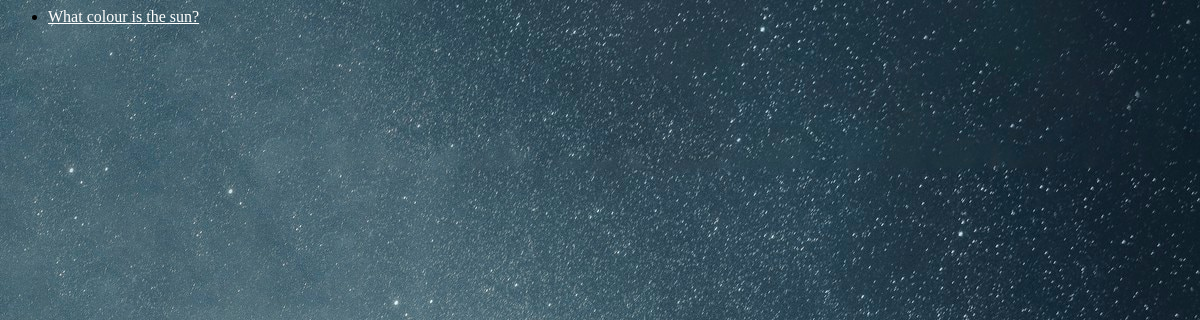
/polls/, run on an earlier commit of the app's database.
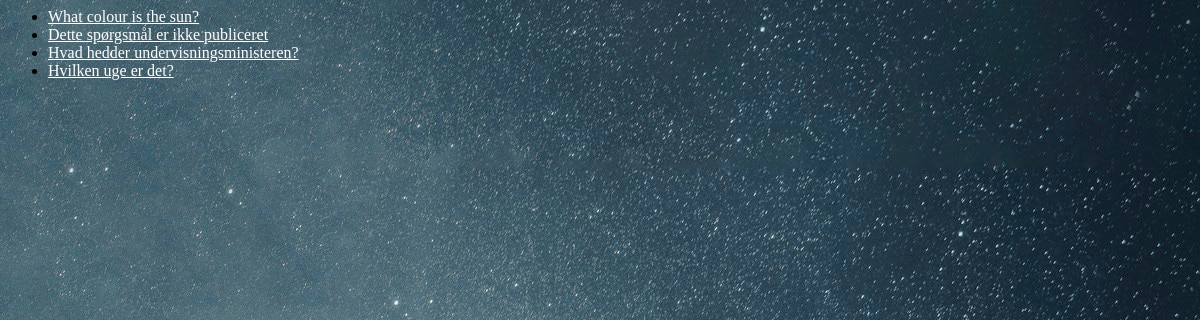
And on a later commit of the database.
### polls/models.py (models this page shows, shortened)
class Question(models.Model):
    question_text = models.CharField(max_length=200)
    pub_date = models.DateTimeField('date published')

### polls/views.py (the view)
# urls.py: path('', views.IndexView.as_view(), name='index'),
class IndexView(generic.ListView):
    template_name = 'polls/index.html'
    context_object_name = 'latest_question_list'
    def get_queryset(self):
        return Question.objects.filter(
            pub_date__lte=timezone.now()
        ).order_by('-pub_date')[:5]

### polls/templates/polls/index.html
{% load static %}
<link rel="stylesheet" href="{% static 'polls/style.css' %}">
{% if latest_question_list %}
    <ul>
    {% for question in latest_question_list %}
        <li><a href="{% url 'polls:detail' question.id %}">{{ question.question_text }}</a></li>
    {% endfor %}
    </ul>
{% else %}
    <p>No polls are available.</p>
{% endif %}

### polls/static/polls/style.css (style rules this page uses)
li a { color: rgb(255, 255, 255); }

What changed in the data, as far as the page shows it:
added Question: question_text "Dette spørgsmål er ikke publiceret"
added Question: question_text "Hvad hedder undervisningsministeren?"
added Question: question_text "Hvilken uge er det?"
